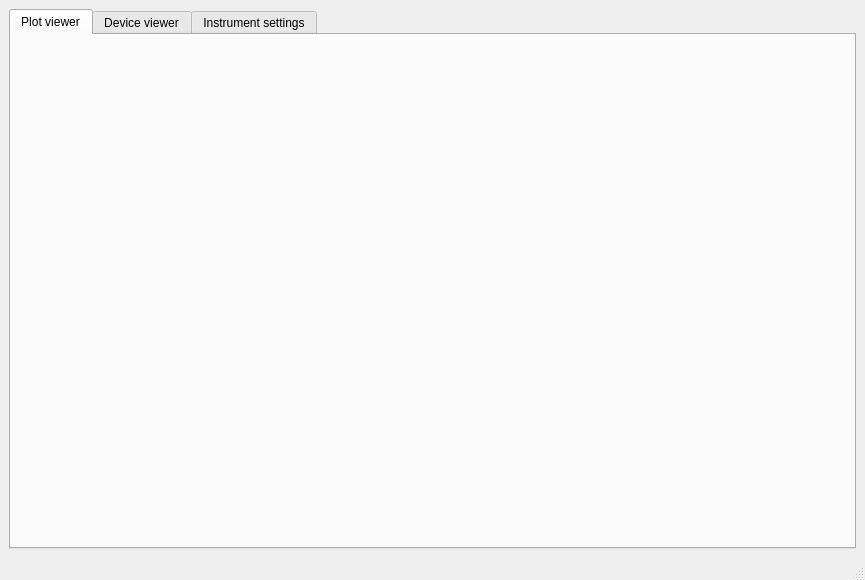
<?xml version="1.0" encoding="UTF-8"?>
<ui version="4.0">
 <class>MainWindow</class>
 <widget class="QMainWindow" name="MainWindow">
  <property name="geometry">
   <rect>
    <x>0</x>
    <y>0</y>
    <width>865</width>
    <height>580</height>
   </rect>
  </property>
  <property name="windowTitle">
   <string>MainWindow</string>
  </property>
  <widget class="QWidget" name="centralwidget">
   <layout class="QHBoxLayout" name="horizontalLayout_2">
    <item>
     <widget class="QTabWidget" name="tabWidget_2">
      <property name="currentIndex">
       <number>0</number>
      </property>
      <widget class="QWidget" name="tab_4">
       <attribute name="title">
        <string>Plot viewer</string>
       </attribute>
       <layout class="QVBoxLayout" name="verticalLayout_4">
        <item>
         <layout class="QVBoxLayout" name="verticalLayout_2">
          <item>
           <widget class="PlotWidget" name="graphWidget" native="true"/>
          </item>
         </layout>
        </item>
       </layout>
      </widget>
      <widget class="QWidget" name="tab_5">
       <attribute name="title">
        <string>Device viewer</string>
       </attribute>
       <layout class="QHBoxLayout" name="horizontalLayout">
        <item>
         <layout class="QVBoxLayout" name="verticalLayout">
          <item>
           <widget class="QTreeWidget" name="deviceTree">
            <property name="sizePolicy">
             <sizepolicy hsizetype="Expanding" vsizetype="Expanding">
              <horstretch>10</horstretch>
              <verstretch>10</verstretch>
             </sizepolicy>
            </property>
            <column>
             <property name="text">
              <string>Intrument type</string>
             </property>
            </column>
            <column>
             <property name="text">
              <string>Name</string>
             </property>
            </column>
            <column>
             <property name="text">
              <string>Model</string>
             </property>
            </column>
            <column>
             <property name="text">
              <string>Address</string>
             </property>
            </column>
           </widget>
          </item>
         </layout>
        </item>
       </layout>
      </widget>
      <widget class="QWidget" name="tab">
       <attribute name="title">
        <string>Instrument settings</string>
       </attribute>
      </widget>
     </widget>
    </item>
   </layout>
  </widget>
  <widget class="QMenuBar" name="menubar">
   <property name="geometry">
    <rect>
     <x>0</x>
     <y>0</y>
     <width>865</width>
     <height>30</height>
    </rect>
   </property>
  </widget>
  <widget class="QStatusBar" name="statusbar"/>
 </widget>
 <customwidgets>
  <customwidget>
   <class>PlotWidget</class>
   <extends>QWidget</extends>
   <header>pyqtgraph</header>
   <container>1</container>
  </customwidget>
 </customwidgets>
 <resources/>
 <connections/>
</ui>
